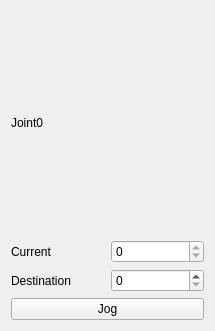
<?xml version="1.0" encoding="UTF-8"?>
<ui version="4.0">
 <class>Form</class>
 <widget class="QWidget" name="Form">
  <property name="geometry">
   <rect>
    <x>0</x>
    <y>0</y>
    <width>215</width>
    <height>331</height>
   </rect>
  </property>
  <property name="windowTitle">
   <string>Form</string>
  </property>
  <layout class="QHBoxLayout" name="horizontalLayout_3">
   <item>
    <layout class="QVBoxLayout" name="verticalLayout">
     <item>
      <widget class="QLabel" name="jointNameLabel">
       <property name="text">
        <string>Joint0</string>
       </property>
      </widget>
     </item>
     <item>
      <layout class="QHBoxLayout" name="horizontalLayout">
       <item>
        <widget class="QLabel" name="currentLabel">
         <property name="minimumSize">
          <size>
           <width>80</width>
           <height>0</height>
          </size>
         </property>
         <property name="text">
          <string>Current</string>
         </property>
        </widget>
       </item>
       <item>
        <widget class="QSpinBox" name="currentValue">
         <property name="readOnly">
          <bool>true</bool>
         </property>
        </widget>
       </item>
      </layout>
     </item>
     <item>
      <layout class="QHBoxLayout" name="horizontalLayout_2">
       <item>
        <widget class="QLabel" name="destinationLabel">
         <property name="minimumSize">
          <size>
           <width>80</width>
           <height>0</height>
          </size>
         </property>
         <property name="text">
          <string>Destination</string>
         </property>
        </widget>
       </item>
       <item>
        <widget class="QSpinBox" name="destinationValue"/>
       </item>
      </layout>
     </item>
     <item>
      <widget class="QPushButton" name="jogButton">
       <property name="text">
        <string>Jog</string>
       </property>
      </widget>
     </item>
    </layout>
   </item>
  </layout>
 </widget>
 <resources/>
 <connections/>
</ui>
